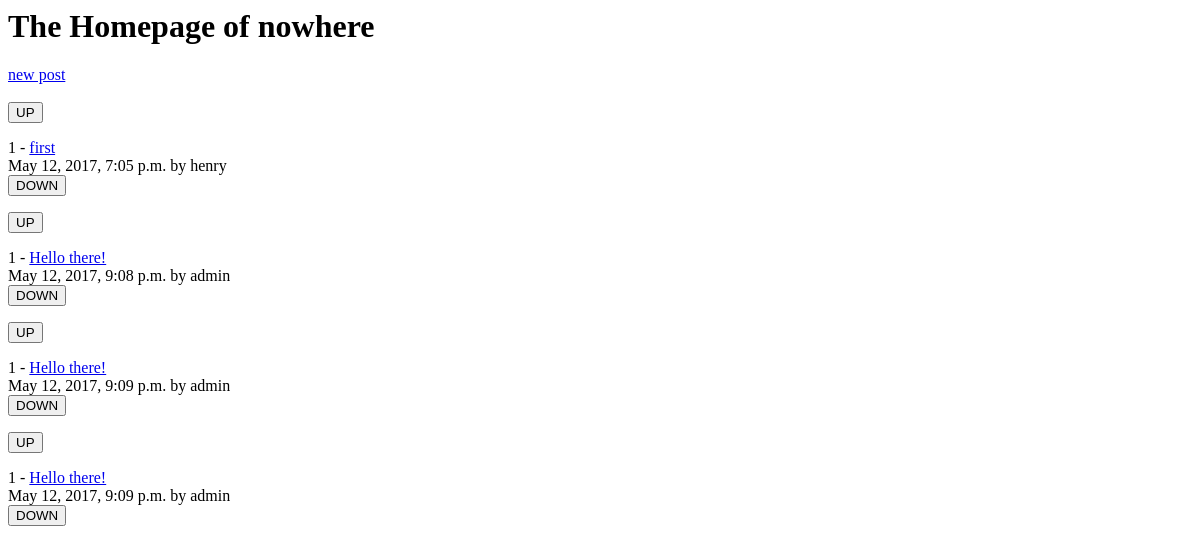
The app's page /, older data.
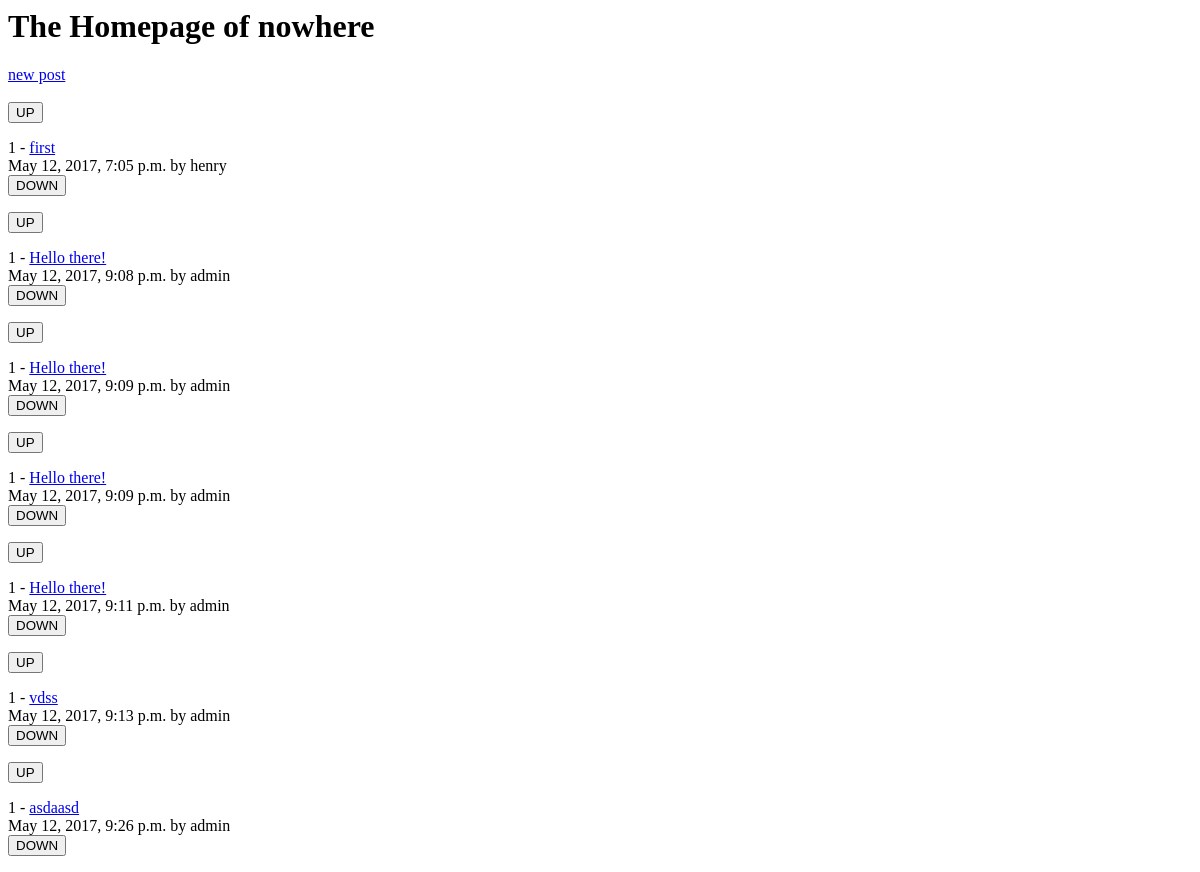
The same page, newer data.
### posts/models.py (models this page shows)
class Posts(models.Model):
	title = models.CharField(max_length=200)
	url = models.TextField()
	pub_date = models.DateTimeField()
	author = models.ForeignKey(User)
	votes_total = models.IntegerField(default=1)

### posts/views.py (the view)
# urls.py: 2. Add a URL to urlpatterns:  url(r'^$', views.home, name='home')
def home(request):
    posts = Posts.objects.order_by('votes_total')
    return render(request, 'posts/home.html', {'posts': posts})

### posts/templates/posts/home.html (shortened to what this page needs)
<h1>The Homepage of nowhere</h1>
<a href="{% url 'posts:create' %}">new post</a>
{% for post in posts.all %}
<form method="POST" action="{% url 'posts:upvote' post.id %}">
  <input type="submit" value="UP">
</form> {{ post.votes_total }}  - <a href="{{ post.url }}" target="_blank">{{ post.title }}</a>
{{ post.pub_date }} by {{ post.author.username }}
<form method="POST" action="{% url 'posts:downvote' post.id %}">
  <input type="submit" value="DOWN">
</form>
{% endfor %}

Row changes from the older to the newer data that the page shows:
added Posts: votes_total "1", title "Hello there!", pub_date "May 12, 2017, 9:11 p.m.", author.username "admin"
added Posts: votes_total "1", title "vdss", pub_date "May 12, 2017, 9:13 p.m.", author.username "admin"
added Posts: votes_total "1", title "asdaasd", pub_date "May 12, 2017, 9:26 p.m.", author.username "admin"
